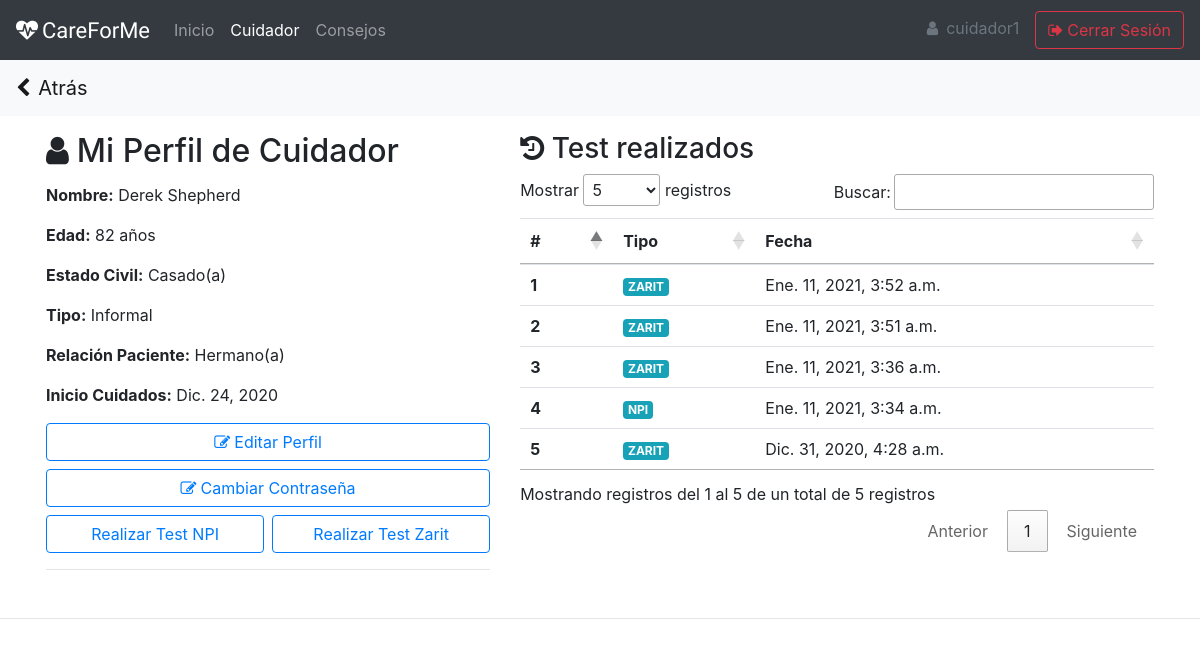
/patient/info/ (signed in), run on the app's committed database.
### registration/models.py (models this page shows)
class User(AbstractUser):
    is_medico = models.BooleanField(default=False, verbose_name='Médico')
    is_cuidador = models.BooleanField(default=False, verbose_name='Cuidador')
    is_gestionador = models.BooleanField(default=False, verbose_name='Gestionador')

### patient/models.py (models this page shows, shortened)
class Cuidador(models.Model):
    user = models.OneToOneField(settings.AUTH_USER_MODEL, on_delete=models.CASCADE)
    edad = models.PositiveIntegerField(verbose_name='Edad')
    estado_civil = models.CharField(max_length=10, verbose_name='Estado Civil')
    tipo = models.CharField(max_length=10, verbose_name="Tipo de Cuidador")
    relacion_paciente = models.CharField(max_length=20, verbose_name="Relación con paciente")
    fecha_cuidado = models.DateField(verbose_name="Inicio de cuidados")
    class Meta:
        verbose_name = 'Cuidador'
        verbose_name_plural = 'Cuidadores'

class Test(models.Model):
    cuidador = models.ForeignKey(settings.AUTH_USER_MODEL, default=None, on_delete=models.CASCADE, null=False, blank=False)
    tipo_test = models.ForeignKey(TipoTest, on_delete=models.CASCADE, null=False, blank=False)
    fecha = models.DateTimeField(auto_now_add=True, verbose_name='Fecha de realización')
    class Meta:
        verbose_name = 'Test'
        verbose_name_plural = 'Tests'
        ordering = ['-fecha']

class TipoTest(models.Model):
    nombre = models.CharField(max_length=25, verbose_name="Nombre Test")
    class Meta:
        verbose_name = 'Tipo de Test'
        verbose_name_plural = 'Tipos de Test'
    def __str__(self):
        return self.nombre

### patient/views.py (the view)
# urls.py: path('info/', views.info_cuidador, name='info_cuidador'),
@login_required # info_cuidador requiere que el cuidador esté logeado en el sistema
@user_passes_test(check_cuidador, settings.LOGIN_REDIRECT_URL)
def info_cuidador(request):
    test = Test.objects.filter(cuidador=request.user)
    try:
        cuidador = Cuidador.objects.get(user=request.user)
    except Cuidador.DoesNotExist:
        cuidador = None
    return render(request, 'patient/info_cuidador.html', {'cuidador': cuidador, 'test': test})

### patient/views.py (called while the page is built)
def check_cuidador(request):
    if request.is_cuidador and request.is_authenticated:
        return True
    else:
        return False

### patient/templates/patient/info_cuidador.html (shortened to what this page needs)
{% extends "core/base.html" %}
{% block content %}
<div class="row">
    <div class="col-sm-5">
        <h2><i class="fa fa-user mr-2 mb-2" aria-hidden="true"></i>Mi Perfil de Cuidador</h2>
        {% if not cuidador %}
            <!--<p><b>Edad:</b> {{paciente.edad}}</p>
                <p><b>Estado Civil:</b> {{paciente.estado_civil}}</p>-->
                <h6 align="center">Por favor completa tu perfil de cuidador</h6>
                <a href="{% url 'registrar_perfil_cuidador' %}" class="btn btn-outline-primary btn-block">Completar Perfil</a>
        {% else %}
            <p><b>Nombre:</b> {{user.first_name}} {{user.last_name}}</p>
            <p><b>Edad:</b> {{cuidador.edad}} años</p>
            <p><b>Estado Civil:</b> {{cuidador.estado_civil}}(a)</p>
            <p><b>Tipo:</b> {{cuidador.tipo}}</p>
            <p><b>Relación Paciente:</b> {{cuidador.relacion_paciente}}(a)</p>
            <p><b>Inicio Cuidados:</b> {{cuidador.fecha_cuidado}}</p>
            <div class="row">
                <div class="col-12 mb-2">
                    <a href="{% url 'editar_perfil_cuidador' cuidador.pk %}" class="btn btn-outline-primary btn-block"><i class="fa fa-pencil-square-o pr-1" aria-hidden="true"></i>Editar Perfil</a>
                </div>
                <div class="col-12 mb-2">
                    <a href="{% url 'change-password' %}" class="btn btn-outline-primary btn-block"><i class="fa fa-pencil-square-o pr-1" aria-hidden="true"></i>Cambiar Contraseña</a>
                </div>
                <div class="col-6 pr-1">
                    <a href="{% url 'test_npi' %}" class="btn btn-outline-primary btn-block">Realizar Test NPI</a>
                </div>
                <div class="col-6 pl-1">
                    <a href="{% url 'test_zarit' %}" class="btn btn-outline-primary btn-block">Realizar Test Zarit</a>
                </div>
            </div>
        {% endif %}
            <hr>
    </div>
    {% if cuidador %}
    <div class="col-sm-7 mx-auto">
        <h3><i class="fa fa-history" aria-hidden="true"></i> Test realizados</h3>
        <table id="tablaTest" class="table table-sm">
            <thead>
            <tr>
                <th scope="col">#</th>
                <th scope="col">Tipo</th>
                <th scope="col">Fecha</th>
            </tr>
            </thead>
            <tbody>
                {% for t in test %}
                <tr>
                    <th scope="row">{{forloop.counter}}</th>
                    <td><span class="badge badge-info">{{t.tipo_test}}</span></td>
                    <td>{{t.fecha}}</td>
                </tr>
                {% endfor %}
            </tbody>
        </table>
    </div>
    {% endif %}
</div>
{% endblock  %}

### core/templates/core/base.html (shortened to what this page needs)
<!DOCTYPE html>
<html lang="en">
<head>
    <link rel="stylesheet" href="https://stackpath.bootstrapcdn.com/bootstrap/4.5.2/css/bootstrap.min.css">
    <link rel="stylesheet" type="text/css" href="https://cdn.datatables.net/1.10.22/css/jquery.dataTables.css">
    <link rel="stylesheet" href="https://cdn.datatables.net/responsive/2.2.6/css/responsive.dataTables.min.css">
    <link rel="stylesheet" href="https://stackpath.bootstrapcdn.com/font-awesome/4.7.0/css/font-awesome.min.css">
</head>
<body>
    <nav class="navbar sticky-top navbar-expand-lg navbar-dark bg-dark">
        <a style="font-family: 'Teko', sans-serif;font-size: 22px;" class="navbar-brand" {% if request.user.is_authenticated %}href="{% url 'home'%}" {% else %}href="{% url 'portada'%}" {% endif %}><i class="fa fa-heartbeat mr-1" aria-hidden="true"></i>CareForMe</a>
        <div class="collapse navbar-collapse" id="navbarSupportedContent">
            {% if request.user.is_authenticated %}
            <ul class="navbar-nav mr-auto">
                <li class="nav-item {% if '/content/' in request.path and '/consejos/' not in request.path %}active{% endif %}">
                    <a class="nav-link" href="{% url 'home' %}">Inicio <span class="sr-only">(current)</span></a>
                </li>
                {% if not request.user.is_staff and request.user.is_cuidador %}
                <li class="nav-item {% if '/patient/' in request.path %}active{% endif %}">
                    <a class="nav-link" href="{% url 'info_cuidador' %}">Cuidador</a>
                </li>
                <li class="nav-item {% if '/consejos/' in request.path %}active{% endif %}">
                    <a class="nav-link" href="{% url 'consejos' %}">Consejos</a>
                </li>
                {% elif request.user.is_medico %}
                <li class="nav-item {% if 'change-password' in request.path %}active{% endif %}">
                    <a class="nav-link" href="{% url 'change-password' %}">Cambiar contraseña</a>
                </li>
                {% endif %}
            </ul>
            <a class="nav-link disabled pl-0" href="#" tabindex="-1" aria-disabled="true"><i class="fa fa-user mr-2 mb-2" aria-hidden="true"></i>{{user.get_username}}</a>
            <a href="{% url 'logout' %}" class="btn btn-outline-danger" tabindex="-1" role="button" aria-disabled="true"><i class="fa fa-sign-out mr-1" aria-hidden="true"></i>Cerrar Sesión</a> {% endif %}
        </div>
    </nav>
    {% if request.user.is_authenticated and request.path != '/content/' %}
    <nav style="z-index: 1" class="navbar sticky-top navbar-light bg-light second-nav">
        <a href="" onClick="window.history.back();return false;" class="navbar-brand"><i class="fa fa-chevron-left mr-2" aria-hidden="true"></i>Atrás</a>
    </nav>
    {% endif %}
    <div class="container p-3">
        {% block content %} {% endblock %}
    </div>
    {% if request.path != "/accounts/login/" %}
    <hr>{% endif %}
</body>
</html>

### core/templates/core/base.html (style rules this page uses)
.second-nav { top: 56px; }

### data on the page
User: get_username "cuidador1", first_name "Derek", last_name "Shepherd"
Cuidador: edad "82", estado_civil "Casado", tipo "Informal", relacion_paciente "Hermano", fecha_cuidado "Dic. 24, 2020"
Test: tipo_test "ZARIT", fecha "Ene. 11, 2021, 3:52 a.m."
Test: tipo_test "ZARIT", fecha "Ene. 11, 2021, 3:51 a.m."
Test: tipo_test "ZARIT", fecha "Ene. 11, 2021, 3:36 a.m."
Test: tipo_test "NPI", fecha "Ene. 11, 2021, 3:34 a.m."
Test: tipo_test "ZARIT", fecha "Dic. 31, 2020, 4:28 a.m."
